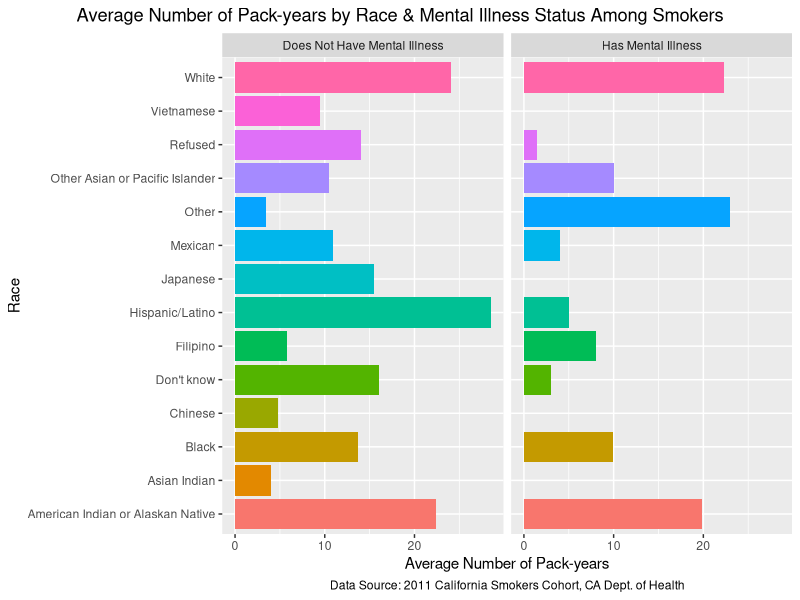
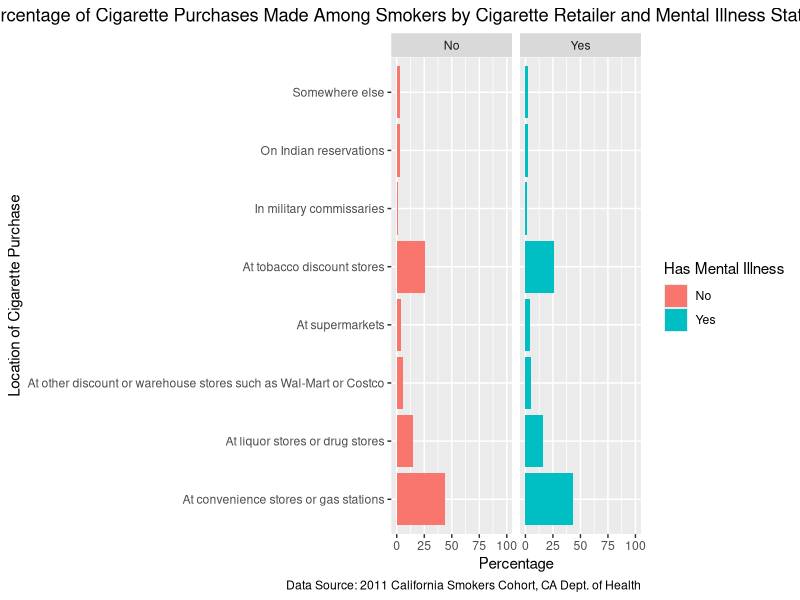

The R source for these figures, in order:
## ---- chunk 1

library(tidyverse)
library(knitr)
library(kableExtra)

race_data <-read_csv("ca_csc_outcome_race_data.csv",
            col_select = c(ID, NERVOUS, WORRYING, PROBINTR,
                           PROBDOWN, ASTHMA, HEARTDIS,
                           DIABETES, OTHMENILL, race01, race02, race03,
                           race04, race05, race06, race07, race08,
                           race09, race10, race11, race12, race13,
                           race14, race15),
            na = c("", "NA", "NA/Not Applicable", "N/A", "n/a",
                   "(DO NOT READ) NA/Not Applicable",
                   "(DO NOT READ) Refused",
                   "(DO NOT READ) Don't know"))

smoker_data <- read_csv("ca_csc_smoker_data.csv",
            col_select = c(psraid, smokstat, WHEREBUY, BUYCALIF,
                           HOWMANY, SMOK6NUM, SMOK6UNI),
            na = c("", "NA", "NA/Not Applicable", "N/A", "n/a",
                   "(DO NOT READ) NA/Not Applicable",
                   "(DO NOT READ) Refused",
                   "(DO NOT READ) Don't know"))

## ---- chunk 2

#Changed casing for variables from capitals to lowercase in both dataframes
#of race_data and smoker_data
names(race_data) <- tolower(names(race_data))
names(smoker_data) <- tolower(names(smoker_data))

#Re-coded "100 or more cigarettes" to "100" for future pack-year calculations
#once the variable `howmany` is converted from character to numeric data type
smoker_data$howmany <- recode(smoker_data$howmany,
                              "100 or more cigarettes" = "100")

#Changed the data type of `howmany` from character to numeric in order to
#perform calculations for pack-years later
smoker_data$howmany <- as.numeric(smoker_data$howmany)

#Re-coded "In military commissaries, or" to "In military commissaries", as well
#as "Somewhere else (SPECIFY)?" to "Somewhere else" to make
#response option more understandable when displayed for the variable `wherebuy`.
smoker_data$wherebuy <- recode(smoker_data$wherebuy,
                  "In military commissaries, or" = "In military commissaries",
                  "Somewhere else (SPECIFY)?" = "Somewhere else")


#In order to join our two cleaned data sets together, we need to remove the
#strings of 'DIS' and 'STAT' from the `id` column of race_data_2 by using gsub().
race_data$id <- gsub('[DISSTAT]', '', race_data$id)

#Converted `psraid` then from character to numeric data type because
#1) `psraid` is an identifier rather than a numeric value to mathematically
#manipulate even if it does contain numbers and 2) in order to perform a join,
#the two variables must be the same data type.
smoker_data$psraid <- as.character(smoker_data$psraid)

#Performed an inner join between race_data_2 and
#smoker_data_3 by each study participant's unique ID number, which is
#represented by `id` in race_data_2 and `psraid` in smoker_data_3. We
#chose to do an inner join because we wanted to select participants that
#exist in each of our two data sets for our final data frame.
#We assigned this join to a new data frame called joined_smoking_df.
joined_smoking_df <- inner_join(x = race_data, y = smoker_data,
                                by=c("id" = "psraid"))

## ---- chunk 3

#Created new variable `race` to combine variables race01:race15 into one column. 
joined_smoking_df_2 <- joined_smoking_df %>%
  mutate(race = case_when(race01 == "Yes" ~ "White",
        race02 == "Yes" ~ "Black",
        race03 == "Yes" ~ "Japanese",
        race04 == "Yes" ~ "Chinese",
        race05 == "Yes" ~ "Filipino",
        race06 == "Yes" ~ "Korean",
        race07 == "Yes" ~ "Other Asian or Pacific Islander",
        race08 == "Yes" ~ "American Indian or Alaskan Native",
        race09 == "Yes" ~ "Mexican",
        race10 == "Yes" ~ "Hispanic/Latino",
        race11 == "Yes" ~ "Other",
        race12 == "Yes" ~ "Vietnamese",
        race13 == "Yes" ~ "Asian Indian",
        race14 == "Yes" ~ "Refused",
        race15 == "Yes" ~ "Don't know")) %>%
  select(-(race01:race15))

#Created new variable "packs_per_day" for future calculations for pack-years
joined_smoking_df_3 <- joined_smoking_df_2 %>% mutate(packs_per_day = howmany/20)

#Calculated pack-years, which is given by the formula of
#pack-years = # of packs of cigarettes smoked per day * years a person has smoked.
joined_smoking_final_df <- joined_smoking_df_3 %>%
  mutate(pack_years =
           case_when(smok6uni == "Days" ~ packs_per_day*(smok6num/365),
                     smok6uni == "Months" ~ packs_per_day*(smok6num/12),
                     smok6uni == "Years" ~ packs_per_day*(smok6num)))

#Rounded `pack_years` to the nearest whole number for all observations.
joined_smoking_final_df$pack_years <- round(joined_smoking_final_df$pack_years, 0)

## ---- chunk 4

#Table for average number of pack-years per disease for smokers who have a disease
t_avg_pack_years_disease <- joined_smoking_final_df %>%
  mutate(disease = case_when(asthma == "Yes" ~ "Asthma",
                            heartdis == "Yes" ~ "Heart Disease",
                            diabetes == "Yes" ~ "Diabetes",
                            othmenill == "Yes" ~ "Mental Illness")) %>%
  select(disease, pack_years) %>%
  filter(!is.na(pack_years), !is.na(disease)) %>%
  group_by(disease) %>%
  summarize(avg_pack_years = round(sum(pack_years)/n(), 0))


#Kable table for average number of pack-years per disease outcome for smokers who
#have a disease (produced below)
kable(t_avg_pack_years_disease, 
booktabs=T, 
col.names=c("Disease", "Average Number of Pack-years"),  
align='lcccc', 
caption= '<center><b><h4 style="color: black;">Average Number of Pack-years by Disease Outcome Among Smokers</h4></b></center>') %>%
kable_styling(full_width = T) %>%
kable_styling(latex_options = "hold_position") %>%
footnote(general_title = "Data Source: 2011 California Smokers Cohort, CA Dept. of Health", footnote_as_chunk = T,
         general = "")

## ---- chunk 5

table_race_othmenill <- joined_smoking_final_df %>%
  select(race, othmenill) %>%
  drop_na(race, othmenill) %>%
  group_by(race, othmenill) %>%
  summarize(count = n()) %>%
  pivot_wider(names_from = "othmenill", values_from = "count") %>%
  arrange(desc(Yes), No) %>%
  mutate(mental_illness_percentage = round(Yes/(Yes + No)*100, 1)) %>%
  arrange(desc(mental_illness_percentage))

kable(table_race_othmenill, 
      booktabs = T, 
      col.names = c("Race", "No Mental Illness",
                    "Has Mental Illness",
                    "Percentage With Mental Illness (%)"),
      align ='lcccc', 
      caption = '<center><b><h4 style="color: black;">Mental Illness Status by Race</h4></b></center>',
      digits = 1,
      format.args=list(big.mark=","))%>%
  kable_styling(latex_options = "HOLD_position") %>%
footnote(general_title = "Data Source: 2011 California Smokers Cohort, CA Dept. of Health", footnote_as_chunk = T,
         general = "")
## ---- chunk 6

#We first created a subset of the data frame joined_smoking_df for our disease of
#interest, mental illness, called avg_pack_years_race_othmenill. This subset
#includes only the variable of `race` and average values of the variable
#`pack_years` pertaining to mental illness status. The purpose of creating this
#subset is to simplify the process of creating a graph in the next step by
#showing only the relevant information we need.

avg_pack_years_race_othmenill <- joined_smoking_final_df %>%
  filter(!is.na(pack_years)) %>%
  group_by(race, othmenill) %>%
  summarize(avg_pack_years = sum(pack_years)/n())


#We then created a bar graph representing avg_pack_years_race_othmenill,
#excluding NA values in the variable `othmenill` since we have determined that
#the NA values do not present valuable information for our analyses; the NA
#values had already been dropped for `avg_pack_years` in the process of creating
#the subset of avg_pack_years_race_othmenill in the previous step.

avg_pack_years_race_othmenill %>%
  drop_na(othmenill) %>%
  ggplot(aes(x = race, y = avg_pack_years)) +
  geom_bar(aes(fill = race), stat = "identity", position = "dodge") +
  coord_flip() +
  guides(fill = "none") +
  theme(plot.title.position = "plot",
        plot.title = element_text(hjust = 0.5)) +
  labs(x = "Race",
       y = "Average Number of Pack-years",
  title = "Average Number of Pack-years by Race & Mental Illness Status Among Smokers",
  caption = "Data Source: 2011 California Smokers Cohort, CA Dept. of Health") +
  facet_wrap(~ othmenill, labeller = labeller(othmenill =
                                      c("No" = "Does Not Have Mental Illness",
                                        "Yes" = "Has Mental Illness"))) +
  theme(plot.title = element_text(hjust = 0.5),
        plot.caption = element_text(hjust = 0.5))
       
## ---- chunk 7

#As similarly performed for the graph above, we also excluded NA values for the
#variables of `wherebuy` and `othmenill` prior to creating this graph because
#we did not believe NA values would be telling us any valuable information.
#We chose to create a dodged bar graph with percentages grouped by cigarette
#purchase location and mental illness status in order for the viewer to
#easily compare the percentage of purchases made at each cigarette purchase
#location by mental illness status.

joined_smoking_final_df %>%
  filter(!is.na(wherebuy), !is.na(othmenill)) %>%
  group_by(othmenill, wherebuy) %>%
  summarize(n = n()) %>%
  mutate(freq = n/sum(n)) %>%
ggplot(aes(x = wherebuy, y = freq*100, fill = othmenill)) +
  geom_bar(stat = "identity", position = "dodge") +
  coord_flip() +
  facet_wrap(~othmenill) +
  scale_y_continuous(limits = c(0, 100)) +
  theme(plot.title.position = "plot",
        plot.title = element_text(hjust = 0.5)) +
  scale_fill_discrete(name = "Has Mental Illness") +
  labs(x = "Location of Cigarette Purchase",
       y = "Percentage",
  title = "Percentage of Cigarette Purchases Made Among Smokers by Cigarette Retailer and Mental Illness Status",
  caption = "Data Source: 2011 California Smokers Cohort, CA Dept. of Health")
